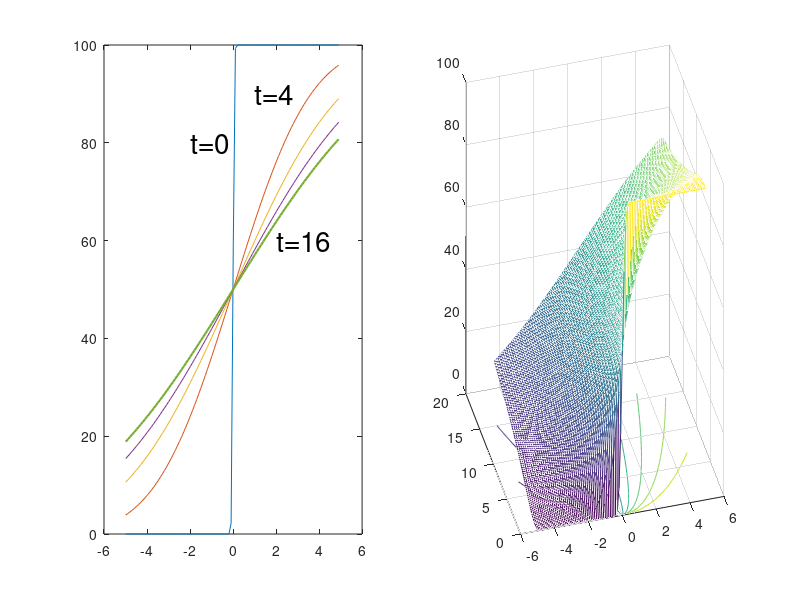

The MATLAB script that drew this image:


x1=-4.99:0.10:4.99;
y0=50.*(1+erf(x1./(2.*sqrt(0.001))));
y=50.*(1+erf(x1./(2.*sqrt(4))));
y2=50.*(1+erf(x1./(2.*sqrt(8))));
y3=50.*(1+erf(x1./(2.*sqrt(12))));
y4=50.*(1+erf(x1./(2.*sqrt(16))));
subplot(1,2,1), plot(x1,y0,x1,y,x1,y2,x1,y3,x1,y4,'linewidth',1.5)
text(-2,80,'t=0','fontsize',20)
text(1,90,'t=4','fontsize',20)
text(2,60,'t=16','fontsize',20)


x=-4.99:0.10:4.99;
t=0.01:0.16:15.99;
[X,T]=meshgrid(x,t);
U=50.*(1+erf(X./(2.*sqrt(T))));
subplot(1,2,2), meshc(x,t,U)
view(-15,25)
